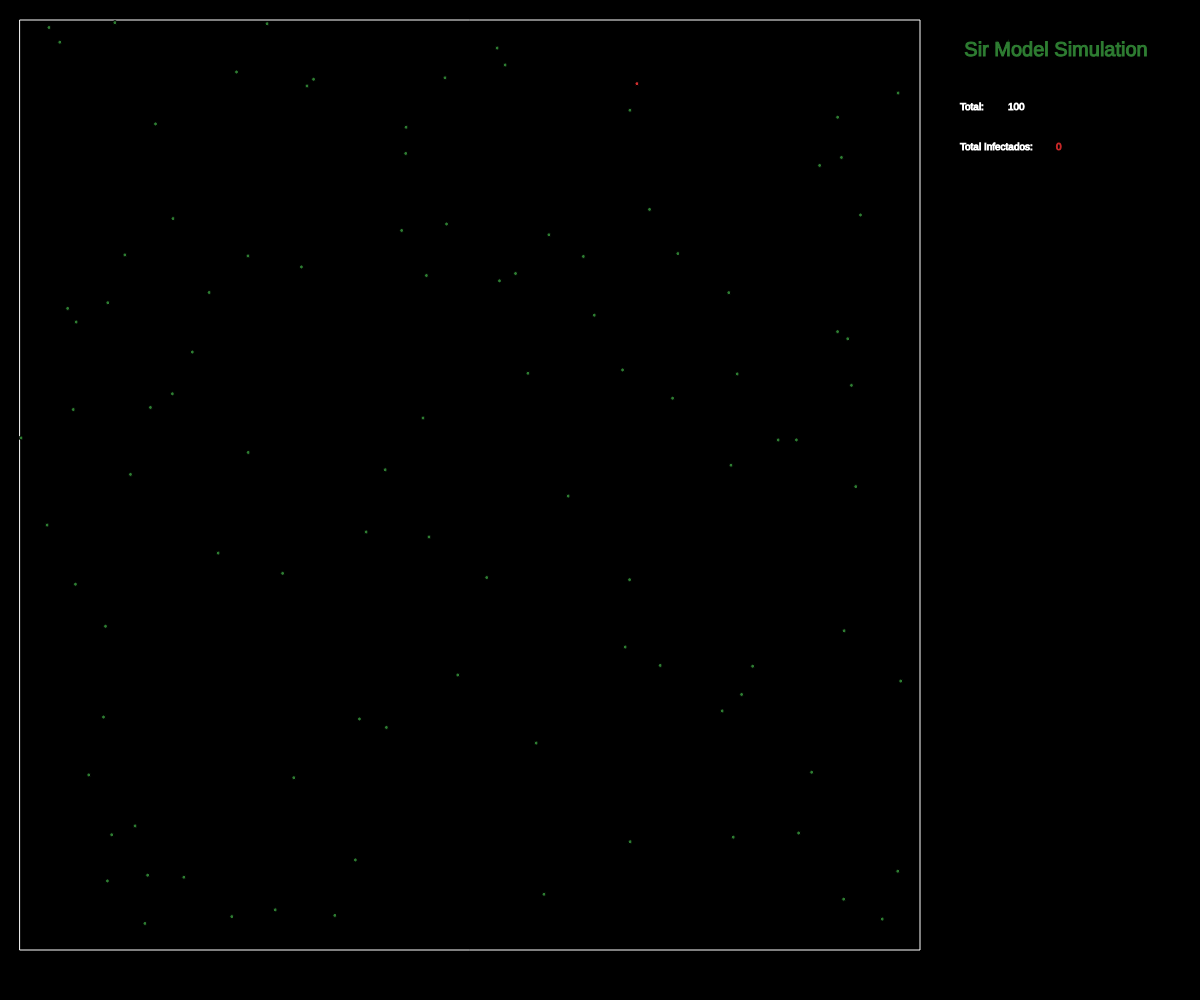
Frame 1 (no input)
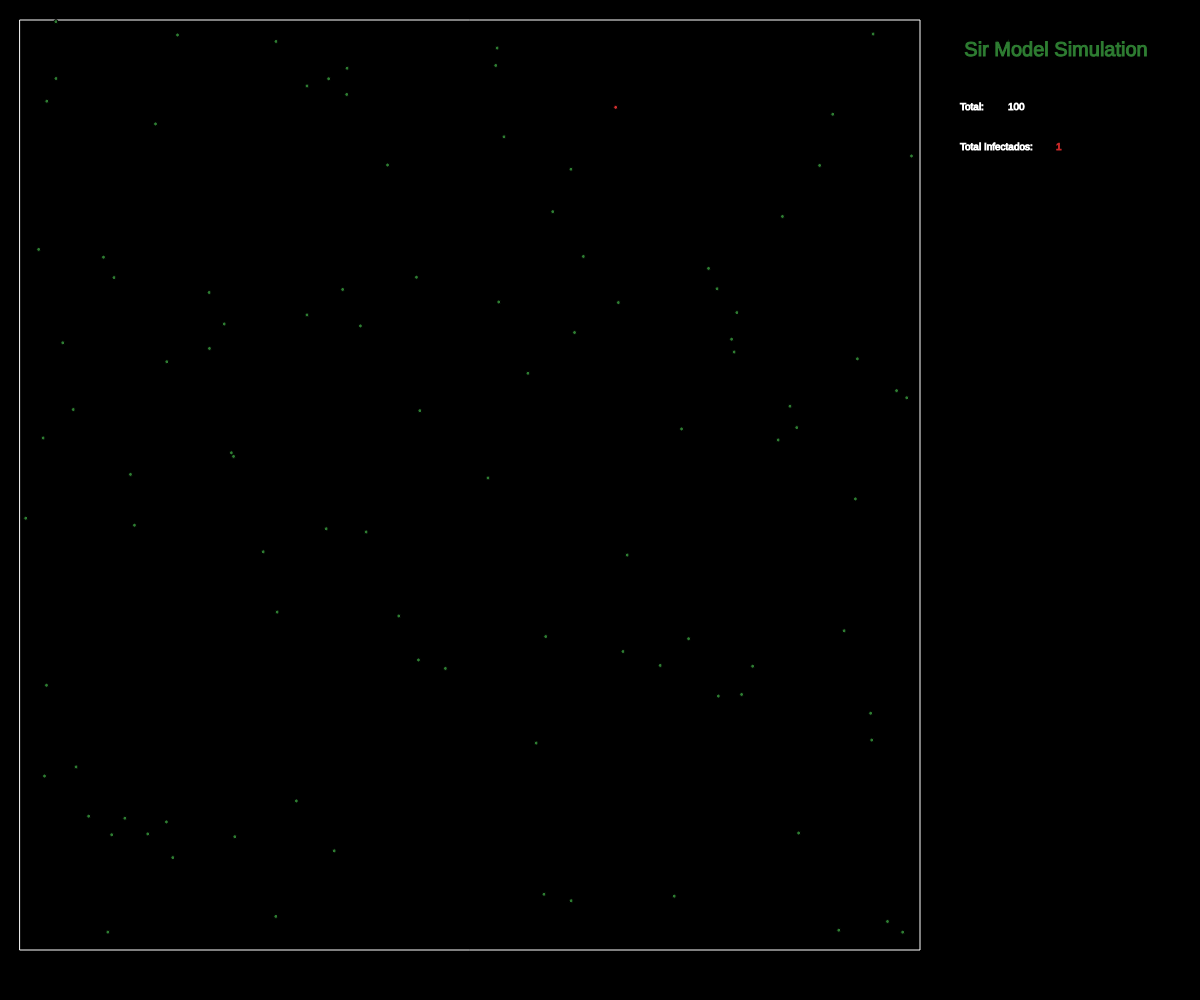
Frame 60 (no input)
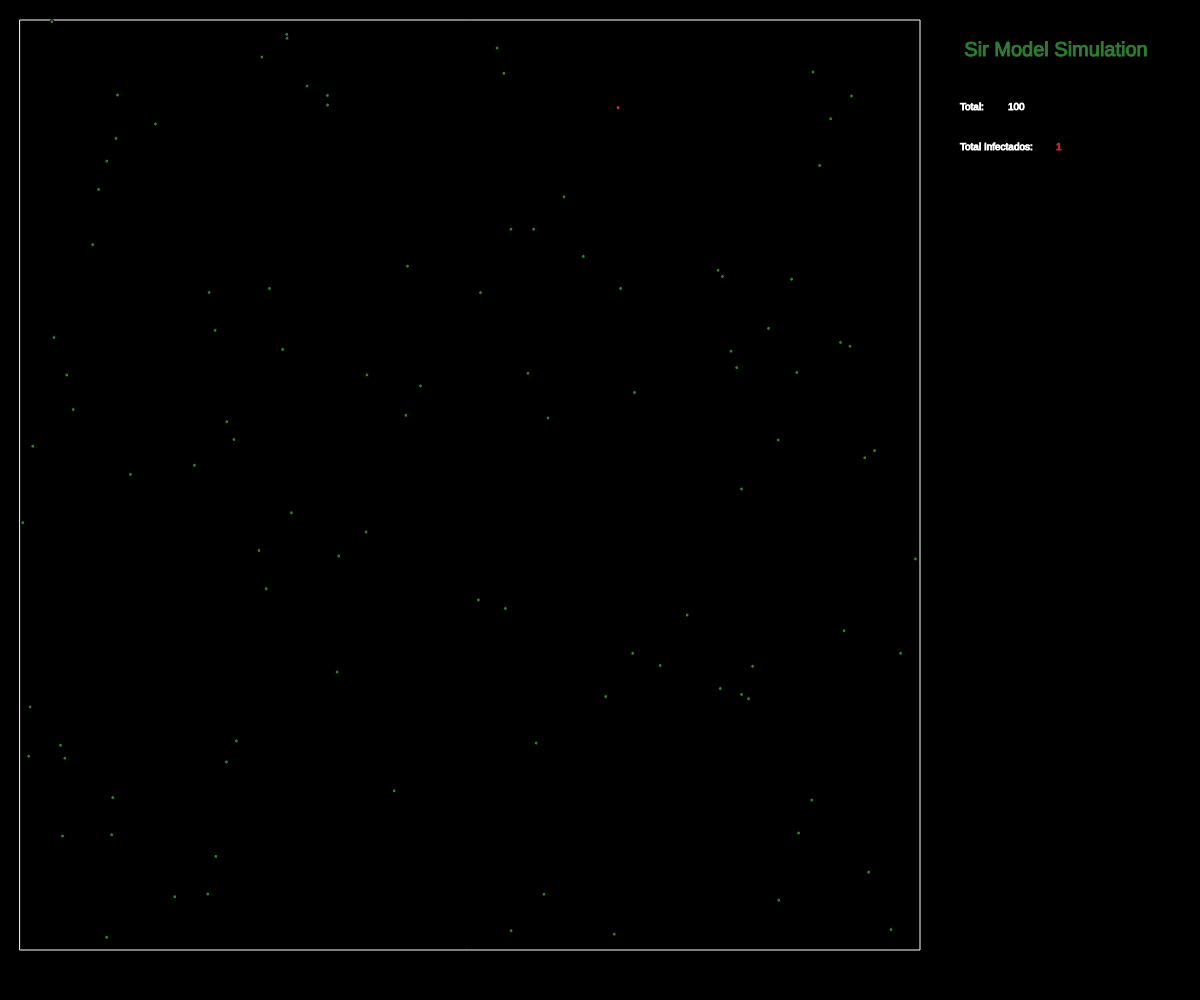
Frame 120 (the mouse pressed at the canvas centre since frame 60)

The p5.js sketch that drew these frames (run headless with seeded random() and noise() and a simulated clock; from frame 60 on, the mouse is pressed at the canvas centre):

// p5.js sketch
// ── sketch.js
var config;
var _pop = [];

class Individual {
  constructor(_pos, _acc) {
    this.pos = _pos;
    this.acc = _acc;
    this.infected = false;
    this.live = Math.random() * 1000;
    this.movement = Math.random() * 10 > 5 ? 'lineal' : Math.random() * 10 < 5 ? 'random' : 'fixed';
  }
  update() {
    if (this.infected) {
      this.live -= Math.random() * 10 > 5 ? 1:-1;
    } else {
      this.live -= Math.random() * 10 > 5 ? 0.5:-0.5;

    }



    if (this.live <= 0) {
      this.movement = 'fixed';

    }


    if (this.pos.x <= config.field_limits.x_start + 4) {
      this.acc.x *= -1;
    } else if (this.pos.x >= config.field_limits.field_width + 15) {
      this.acc.x *= -1;
    } else if (this.pos.y <= config.field_limits.y_start + 4) {
      this.acc.y *= -1;
    } else if (this.pos.y >= config.field_limits.field_height + 15) {
      this.acc.y *= -1;
    }

    if (this.movement != 'fixed') {


      if (this.movement == 'lineal') {
        this.pos.add(this.acc);

      }
      if (this.movement == 'random') {

        if (this.pos.x < config.field_limits.x_start + 4) {
          this.pos.x = config.field_limits.x_start + 4;
        } else if (this.pos.x > config.field_limits.field_width + 15) {
          this.pos.x = config.field_limits.field_width + 15;
        } else if (this.pos.y < config.field_limits.y_start + 4) {
          this.pos.y = config.field_limits.y_start + 4;
        } else if (this.pos.y > config.field_limits.field_height + 15) {
          this.pos.y = config.field_limits.field_height + 15;
        }


        this.pos.add(createVector(
          random(-3, 3),
          random(-3, 3)
        ));

      }
    }


  }

  draw() {
    push();
    ellipseMode(CENTER);

    if(this.infected){
      fill('#d32f2f');
    }else{
      fill('#2E7D32');
    }
    if(this.live<=0){
      fill('#455A64');
    }
    
    ellipse(this.pos.x, this.pos.y, 4, 4);
    pop();
  }
}
class Population {
  constructor(n_i) {
    this.individuals = [];
    this.n_individuals = n_i;
    this.infected_individuals = 0;
  }
  check_infections() {
    let infection = 0;
    for (let i of this.individuals) {
      if (i.infected) {
        infection += 1;
      }
    }
    this.infected_individuals = infection;

  }

  check_deaths() {
    for (let i of this.individuals) {
      if (i.live <= 0) {
        let ind = this.individuals.indexOf(i);
        this.individuals.splice(ind, 1);
      }
    }
  }
  get_stats() {

    return ({
      total_pop: this.individuals,
      infected: this.infected_individuals,
    })
  }
  makePopulation() {
    for (var i = 0; i <= this.n_individuals; i++) {
      this.individuals.push(
        new Individual(
          createVector(
            random(
              config.field_limits.x_start,
              config.field_limits.field_width
            ),
            random(
              config.field_limits.y_start,
              config.field_limits.field_height
            )
          ),
          createVector(
            Math.floor(random(1, 100)) >= 50 ? 1 : -1,
            Math.floor(random(1, 100)) <= 50 ? 1 : -1
          )
        )
      );
    }
  }
  updatePopulation() {
    this.check_infections();
    this.check_deaths();
    // Check for infections.
    for (let i of this.individuals) {
      if (i.infected) {
        for (let j of this.individuals) {
          if (!j.infected) {
            if (dist(i.pos.x, i.pos.y, j.pos.x, j.pos.y) <= 10) {
              j.infected = true;
            };

          }
        }
      }
    }


    for (var i = 0; i <= this.individuals.length - 1; i++) {
      this.individuals[i].update();
    }
  }
  drawPopulation() {
    for (var i = 0; i <= this.individuals.length - 1; i++) {
      this.individuals[i].draw();
    }
  }
}

function drawField() {
  push();
  noFill();
  stroke(255);
  rect(
    config.field_limits.x_start,
    config.field_limits.y_start,
    config.field_limits.field_width,
    config.field_limits.field_height
  );
  pop();
}



function drawTitle(config, stats) {

  push();
  fill('#2E7D32');
  stroke('#2E7D32');
  textAlign(CENTER, CENTER);
  textSize(20);
  text('Sir Model Simulation', config.width * 0.88, config.height * 0.05);
  pop();

  push();
  fill('#FFFFFF');
  stroke('#FFFFFF');
  textAlign(LEFT);
  textSize(10);
  text("Total:", config.width * 0.80, config.height * 0.11);
  text(_pop.n_individuals, config.width * 0.84, config.height * 0.11);
  text("Total Infectados: ", config.width * 0.80, config.height * 0.15);
  fill('#c62828');
  stroke('#c62828');
  text(_pop.infected_individuals, config.width * 0.88, config.height * 0.15);
  pop();
}
var _pop = new Population(100);

function setup() {
  config = {
    width: windowWidth,
    height: windowHeight,
    background: 0,
    field_limits: {
      x_start: 20,
      y_start: 20,
      field_width: null,
      field_height: null,
    },
  };
  config.field_limits.field_width = config.width * 0.75;
  config.field_limits.field_height = config.height * 0.93;

  createCanvas(config.width, config.height);
  background(config.background);

  drawField();
  _pop.makePopulation();
  _pop.drawPopulation();
  _pop.individuals[4].infected = true;



}

function draw() {
  background(0);
  drawTitle(config, _pop.get_stats());
  drawField();
  _pop.updatePopulation();
  _pop.drawPopulation();
}
